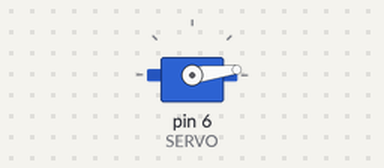
Simulated run of this sketch. Board: Arduino Uno, built with avr-gcc and run on an emulated ATmega328P. On the bench: servo.

Above: at 0.05 s.
At 0.6 s:
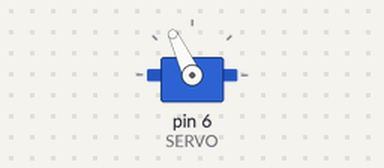
At 1.15 s:
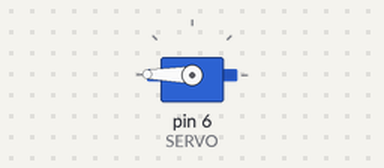
At 2.25 s:
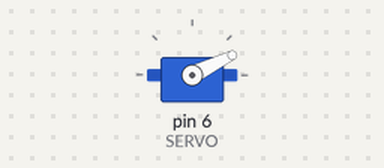
Timing chart, 0 to 7.8 s (numbered marks = the images above):
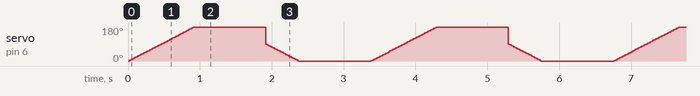

The sketch:

20171019_servo.ino
```cpp
#include <Servo.h>

#define SERVO 6 // Porta Digital 6 PWM

Servo s; // Variável Servo
int pos; // Posição Servo

void setup ()
{
  s.attach(SERVO);
  Serial.begin(9600);
  s.write(0); // Inicia motor posição zero
}

void loop()
{
  for(pos = 0; pos < 180; pos++)
  {
    s.write(pos);
  delay(5);
  }

  delay(1000);

  for(pos = 90; pos >= 0; pos--)
  {
    s.write(pos);
    delay(5);
  }

  delay(1000);
}
```
